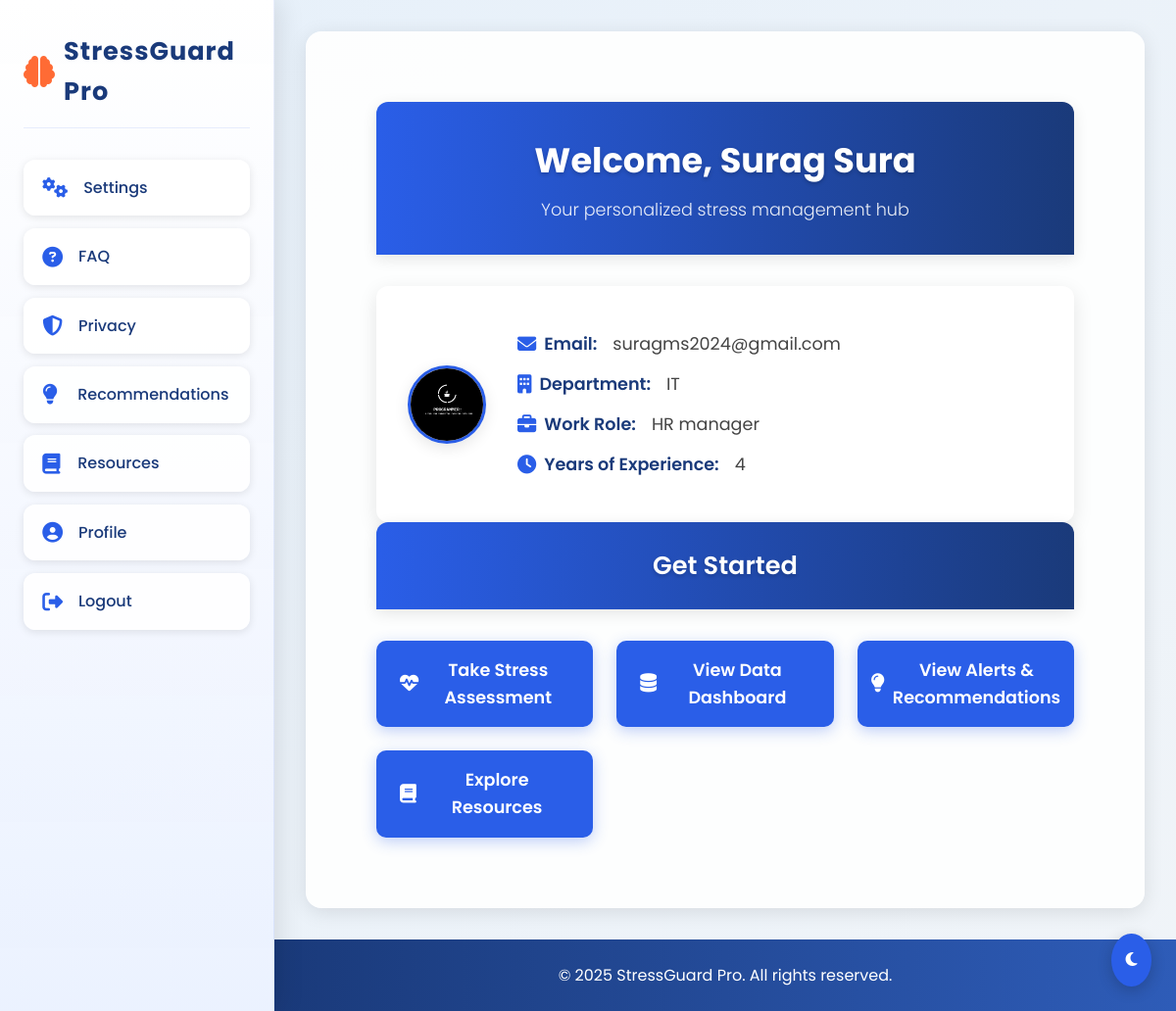
The app's page /recommendation-dashboard/ (signed in) with its own data.
### app/models.py (models this page shows, shortened)
class UsersRegister(models.Model):
    first_name = models.CharField(max_length=100, null=True, help_text="User's first name")
    last_name = models.CharField(max_length=100, null=True, help_text="User's last name")
    email_id = models.EmailField(unique=True, null=True, blank=True, help_text="User's email address")
    password = models.CharField(max_length=255, null=True, blank=True, help_text="User's password")  # Increased to 255
    confirm_password = models.CharField(max_length=255, null=True, blank=True, help_text="Confirm user's password")  # Increased to 255
    image = models.ImageField(upload_to='media', null=True, blank=True, help_text="Profile picture of the user")
    department = models.CharField(max_length=100, null=True, blank=True, help_text="Department of the user (e.g., IT, HR, etc.)")
    years_of_experience = models.PositiveIntegerField(null=True, blank=True, help_text="Years of experience in the work role")
    work_role = models.CharField(max_length=100, null=True, blank=True, help_text="Work role or job title (e.g., Software Engineer, Manager)")
    confirm_password_token = models.CharField(max_length=200,null=True)

### app/views.py (the view)
# urls.py: path('recommendation-dashboard/', views.recommendation_dashboard, name='recommendation_dashboard'),
def recommendation_dashboard(request):
    if 'email' not in request.session:
        return redirect('login')
    try:
        user = UsersRegister.objects.get(email_id=request.session['email'])
        recommendations = Recommendation.objects.filter(user=user, is_completed=False).order_by('-created_at')
        alerts = Alert.objects.filter(user=user, is_acknowledged=False).order_by('-triggered_at')
        resources = Resource.objects.all()[:5]
        latest_assessment = StressAssessment.objects.filter(user=user).order_by('-date').first()
        if latest_assessment and not Recommendation.objects.filter(stress_assessment=latest_assessment).exists():
            generate_recommendations(user, latest_assessment)
        context = {
            'user': user,
            'recommendations': recommendations,
            'alerts': alerts,
            'resources': resources,
        }
        return render(request, 'recommendation_dashboard.html', context)
    except UsersRegister.DoesNotExist:
        logger.error(f"User with email {request.session['email']} not found")
        request.session.flush()
        return redirect('login')

### app/templates/recommendation_dashboard.html (shortened to what this page needs)
{% extends 'settings.html' %}
{% block content %}
    <section class="it-focus">
        <div class="welcome-header">
            <h2>Welcome, {{ user.first_name }} {{ user.last_name }}</h2>
            <p class="welcome-subtitle">Your personalized stress management hub</p>
        </div>
        <div class="user-info-card">
            <div class="user-avatar-container">
                {% if user.image %}
                    <img src="{{ user.image.url }}" alt="Profile Picture" class="user-avatar">
                {% else %}
                    <i class="fas fa-user-circle user-icon"></i>
                {% endif %}
            </div>
            <div class="user-details">
                <p><i class="fas fa-envelope"></i> <strong>Email:</strong> {{ user.email_id }}</p>
                <p><i class="fas fa-building"></i> <strong>Department:</strong> {{ user.department|default:"Not specified" }}</p>
                <p><i class="fas fa-briefcase"></i> <strong>Work Role:</strong> {{ user.work_role|default:"Not specified" }}</p>
                <p><i class="fas fa-clock"></i> <strong>Years of Experience:</strong> {{ user.years_of_experience|default:"Not specified" }}</p>
            </div>
        </div>
        <div class="section-header">
            <h3>Get Started</h3>
        </div>
        <div class="action-buttons">
            <a href="/stress_assessment/" class="action-btn">
                <i class="fas fa-heartbeat"></i> Take Stress Assessment
            </a>
            <a href="{% url 'data_collection_dashboard' %}" class="action-btn">
                <i class="fas fa-database"></i> View Data Dashboard
            </a>
            <a href="{% url 'view_recommendations' %}" class="action-btn">
                <i class="fas fa-lightbulb"></i> View Alerts & Recommendations
            </a>
            <a href="{% url 'view_resources' %}" class="action-btn">
                <i class="fas fa-book"></i> Explore Resources
            </a>
        </div>
    </section>
{% endblock %}

### app/templates/settings.html (style rules this page uses)
:root { --primary-blue: #2A5EE8; --dark-blue: #1A3A7A; --accent-orange: #FF6B35; --light-bg: #F5F7FA; --white: #FFFFFF; --shadow-light: rgba(0, 0, 0, 0.1); --shadow-dark: rgba(0, 0, 0, 0.2); --dark-bg: #1B263B; --dark-text: #E0E7FF; --sidebar-width: 280px; --gradient-light: linear-gradient(135deg, #e6f0fa 0%, #f0f4f8 100%); --gradient-dark: linear-gradient(135deg, #1b263b 0%, #2e3e5c 100%); --alert-red: #e74c3c; }
* { margin: 0; padding: 0; box-sizing: border-box; }
body { font-family: 'Poppins', sans-serif; background: var(--gradient-light); color: #333; line-height: 1.6; min-height: 100vh; transition: background 0.5s ease, color 0.5s ease; position: relative; overflow-x: hidden; }
.it-focus, .resources-section { padding: 2rem; }
.section-header { background: linear-gradient(90deg, var(--primary-blue) 0%, var(--dark-blue) 100%); padding: 1.5rem 2rem; border-radius: 12px 12px 0 0; margin-bottom: 2rem; box-shadow: 0 4px 15px var(--shadow-light); text-align: center; }
.section-header h3 { color: var(--white); font-size: 1.6rem; font-weight: 600; margin: 0; text-shadow: 0 2px 4px rgba(0, 0, 0, 0.2); }
.welcome-header { background: linear-gradient(90deg, var(--primary-blue) 0%, var(--dark-blue) 100%); padding: 2rem; border-radius: 12px 12px 0 0; margin-bottom: 2rem; box-shadow: 0 4px 15px var(--shadow-light); text-align: center; }
.welcome-header h2 { color: var(--white); font-size: 2.2rem; font-weight: 700; margin: 0; text-shadow: 0 2px 4px rgba(0, 0, 0, 0.2); }
.welcome-subtitle { color: rgba(255, 255, 255, 0.9); font-size: 1.1rem; margin-top: 0.5rem; font-weight: 300; }
.user-info-card { background: var(--white); border-radius: 12px; padding: 2rem; box-shadow: 0 6px 20px var(--shadow-light); display: flex; align-items: center; gap: 2rem; transition: transform 0.3s ease, box-shadow 0.3s ease; }
.user-avatar-container { position: relative; display: flex; align-items: center; }
.user-avatar { width: 80px; height: 80px; border-radius: 50%; border: 3px solid var(--primary-blue); box-shadow: 0 4px 15px var(--shadow-light); object-fit: cover; transition: transform 0.3s ease; }
.user-details p { font-size: 1.1rem; margin: 0.8rem 0; color: #444; display: flex; align-items: center; gap: 0.5rem; }
.user-details i { color: var(--primary-blue); font-size: 1.2rem; }
.user-details strong { color: var(--dark-blue); font-weight: 600; margin-right: 0.5rem; }
.action-buttons { display: grid; grid-template-columns: repeat(auto-fit, minmax(220px, 1fr)); gap: 1.5rem; justify-content: center; }
.action-btn { background: var(--primary-blue); color: var(--white); padding: 1rem 1.5rem; border-radius: 10px; text-decoration: none; font-weight: 600; font-size: 1.1rem; text-align: center; box-shadow: 0 4px 15px rgba(42, 94, 232, 0.3); transition: all 0.3s ease; display: flex; align-items: center; justify-content: center; gap: 0.5rem; }
.action-btn i { font-size: 1.2rem; }

### records on screen
UsersRegister: first_name "Surag", last_name "Sura", image (picture), email_id "suragms2024@gmail.com", department "IT", work_role "HR manager", years_of_experience "4"
